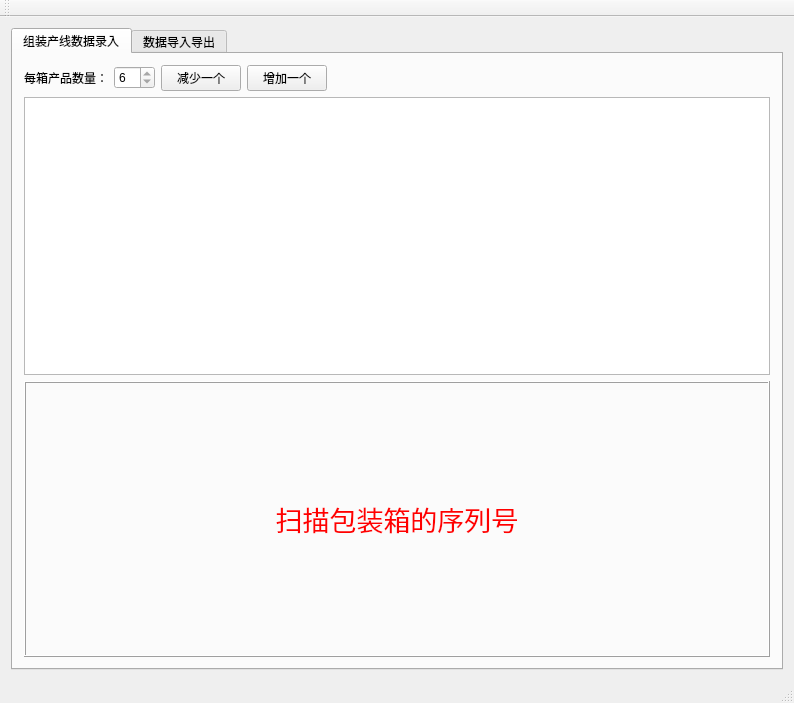
<?xml version="1.0" encoding="UTF-8"?>
<ui version="4.0">
 <class>MainWindow</class>
 <widget class="QMainWindow" name="MainWindow">
  <property name="geometry">
   <rect>
    <x>0</x>
    <y>0</y>
    <width>794</width>
    <height>703</height>
   </rect>
  </property>
  <property name="windowTitle">
   <string>条形码记录程序</string>
  </property>
  <widget class="QWidget" name="centralWidget">
   <layout class="QGridLayout" name="gridLayout">
    <item row="0" column="0">
     <widget class="QTabWidget" name="tabWidget">
      <property name="currentIndex">
       <number>0</number>
      </property>
      <widget class="QWidget" name="tab1">
       <attribute name="title">
        <string>组装产线数据录入</string>
       </attribute>
       <layout class="QGridLayout" name="gridLayout_3">
        <item row="0" column="0">
         <layout class="QVBoxLayout" name="verticalLayout">
          <item>
           <layout class="QHBoxLayout" name="horizontalLayout">
            <item>
             <widget class="QLabel" name="label_2">
              <property name="text">
               <string>每箱产品数量：</string>
              </property>
             </widget>
            </item>
            <item>
             <widget class="QSpinBox" name="unitsCountspinBox">
              <property name="maximumSize">
               <size>
                <width>50</width>
                <height>16777215</height>
               </size>
              </property>
              <property name="focusPolicy">
               <enum>Qt::NoFocus</enum>
              </property>
              <property name="readOnly">
               <bool>true</bool>
              </property>
              <property name="buttonSymbols">
               <enum>QAbstractSpinBox::UpDownArrows</enum>
              </property>
              <property name="minimum">
               <number>1</number>
              </property>
              <property name="value">
               <number>6</number>
              </property>
             </widget>
            </item>
            <item>
             <widget class="QPushButton" name="reducepushButton">
              <property name="text">
               <string>减少一个</string>
              </property>
             </widget>
            </item>
            <item>
             <widget class="QPushButton" name="AddpushButton_2">
              <property name="text">
               <string>增加一个</string>
              </property>
             </widget>
            </item>
            <item>
             <spacer name="horizontalSpacer_2">
              <property name="orientation">
               <enum>Qt::Horizontal</enum>
              </property>
              <property name="sizeHint" stdset="0">
               <size>
                <width>40</width>
                <height>20</height>
               </size>
              </property>
             </spacer>
            </item>
           </layout>
          </item>
          <item>
           <widget class="QTextBrowser" name="textBrowser">
            <property name="focusPolicy">
             <enum>Qt::NoFocus</enum>
            </property>
           </widget>
          </item>
          <item>
           <widget class="QFrame" name="frame">
            <property name="minimumSize">
             <size>
              <width>0</width>
              <height>100</height>
             </size>
            </property>
            <property name="frameShape">
             <enum>QFrame::Box</enum>
            </property>
            <property name="frameShadow">
             <enum>QFrame::Raised</enum>
            </property>
            <layout class="QGridLayout" name="gridLayout_2">
             <item row="0" column="0">
              <widget class="QLabel" name="indicatelabel_3">
               <property name="minimumSize">
                <size>
                 <width>0</width>
                 <height>250</height>
                </size>
               </property>
               <property name="text">
                <string>&lt;html&gt;&lt;head/&gt;&lt;body&gt;&lt;p&gt;&lt;span style=&quot; font-size:20pt; color:#ff0000;&quot;&gt;扫描包装箱的序列号&lt;/span&gt;&lt;/p&gt;&lt;/body&gt;&lt;/html&gt;</string>
               </property>
               <property name="alignment">
                <set>Qt::AlignCenter</set>
               </property>
              </widget>
             </item>
            </layout>
           </widget>
          </item>
         </layout>
        </item>
       </layout>
      </widget>
      <widget class="QWidget" name="tab2">
       <attribute name="title">
        <string>数据导入导出</string>
       </attribute>
       <layout class="QGridLayout" name="gridLayout_4">
        <item row="0" column="0">
         <widget class="QGroupBox" name="groupBox_4">
          <property name="title">
           <string>数据导入</string>
          </property>
          <layout class="QGridLayout" name="gridLayout_6">
           <item row="0" column="0">
            <widget class="QGroupBox" name="groupBox">
             <property name="title">
              <string>旧数据库导入</string>
             </property>
             <layout class="QHBoxLayout" name="horizontalLayout_2">
              <item>
               <widget class="QLabel" name="label">
                <property name="text">
                 <string>DB文件</string>
                </property>
               </widget>
              </item>
              <item>
               <widget class="QLineEdit" name="dbfilelineEdit"/>
              </item>
              <item>
               <widget class="QPushButton" name="dbFileChoisepushButton_2">
                <property name="maximumSize">
                 <size>
                  <width>30</width>
                  <height>16777215</height>
                 </size>
                </property>
                <property name="text">
                 <string>...</string>
                </property>
               </widget>
              </item>
              <item>
               <spacer name="horizontalSpacer">
                <property name="orientation">
                 <enum>Qt::Horizontal</enum>
                </property>
                <property name="sizeType">
                 <enum>QSizePolicy::Fixed</enum>
                </property>
                <property name="sizeHint" stdset="0">
                 <size>
                  <width>40</width>
                  <height>20</height>
                 </size>
                </property>
               </spacer>
              </item>
              <item>
               <widget class="QPushButton" name="dbImportpushButton">
                <property name="text">
                 <string>导入</string>
                </property>
               </widget>
              </item>
             </layout>
            </widget>
           </item>
           <item row="1" column="0">
            <widget class="QGroupBox" name="groupBox_2">
             <property name="title">
              <string>订单发货-箱号列表导入</string>
             </property>
             <layout class="QVBoxLayout" name="verticalLayout_2">
              <item>
               <layout class="QHBoxLayout" name="horizontalLayout_3">
                <item>
                 <widget class="QLabel" name="label_3">
                  <property name="minimumSize">
                   <size>
                    <width>100</width>
                    <height>0</height>
                   </size>
                  </property>
                  <property name="maximumSize">
                   <size>
                    <width>100</width>
                    <height>16777215</height>
                   </size>
                  </property>
                  <property name="text">
                   <string>箱号列表文件</string>
                  </property>
                 </widget>
                </item>
                <item>
                 <widget class="QLineEdit" name="boxcodelisttxtfilelineEdit_2"/>
                </item>
                <item>
                 <widget class="QPushButton" name="boxlistfilechoisepushButton_3">
                  <property name="maximumSize">
                   <size>
                    <width>30</width>
                    <height>16777215</height>
                   </size>
                  </property>
                  <property name="text">
                   <string>...</string>
                  </property>
                 </widget>
                </item>
               </layout>
              </item>
              <item>
               <layout class="QHBoxLayout" name="horizontalLayout_4">
                <item>
                 <widget class="QLabel" name="label_4">
                  <property name="sizePolicy">
                   <sizepolicy hsizetype="Fixed" vsizetype="Preferred">
                    <horstretch>0</horstretch>
                    <verstretch>0</verstretch>
                   </sizepolicy>
                  </property>
                  <property name="minimumSize">
                   <size>
                    <width>100</width>
                    <height>0</height>
                   </size>
                  </property>
                  <property name="maximumSize">
                   <size>
                    <width>100</width>
                    <height>16777215</height>
                   </size>
                  </property>
                  <property name="text">
                   <string>发货日期</string>
                  </property>
                 </widget>
                </item>
                <item>
                 <widget class="QDateEdit" name="dateEdit">
                  <property name="maximumSize">
                   <size>
                    <width>100</width>
                    <height>16777215</height>
                   </size>
                  </property>
                 </widget>
                </item>
                <item>
                 <spacer name="horizontalSpacer_3">
                  <property name="orientation">
                   <enum>Qt::Horizontal</enum>
                  </property>
                  <property name="sizeHint" stdset="0">
                   <size>
                    <width>40</width>
                    <height>20</height>
                   </size>
                  </property>
                 </spacer>
                </item>
               </layout>
              </item>
              <item>
               <layout class="QHBoxLayout" name="horizontalLayout_6">
                <item>
                 <widget class="QLabel" name="label_8">
                  <property name="sizePolicy">
                   <sizepolicy hsizetype="Fixed" vsizetype="Preferred">
                    <horstretch>0</horstretch>
                    <verstretch>0</verstretch>
                   </sizepolicy>
                  </property>
                  <property name="minimumSize">
                   <size>
                    <width>100</width>
                    <height>0</height>
                   </size>
                  </property>
                  <property name="maximumSize">
                   <size>
                    <width>100</width>
                    <height>16777215</height>
                   </size>
                  </property>
                  <property name="text">
                   <string>订单号</string>
                  </property>
                 </widget>
                </item>
                <item>
                 <widget class="QLineEdit" name="poCodeimportlineEdit_3"/>
                </item>
                <item>
                 <spacer name="horizontalSpacer_5">
                  <property name="orientation">
                   <enum>Qt::Horizontal</enum>
                  </property>
                  <property name="sizeHint" stdset="0">
                   <size>
                    <width>40</width>
                    <height>20</height>
                   </size>
                  </property>
                 </spacer>
                </item>
               </layout>
              </item>
              <item>
               <layout class="QHBoxLayout" name="horizontalLayout_8">
                <item>
                 <widget class="QPushButton" name="boxlisttxtfileimportpushButton_4">
                  <property name="maximumSize">
                   <size>
                    <width>100</width>
                    <height>16777215</height>
                   </size>
                  </property>
                  <property name="text">
                   <string>导入</string>
                  </property>
                 </widget>
                </item>
                <item>
                 <widget class="QLabel" name="label_7">
                  <property name="text">
                   <string>注： (如果导入文件里有发货日期或订单号，则用文件里的信息优先用于保存到数据库）</string>
                  </property>
                 </widget>
                </item>
               </layout>
              </item>
             </layout>
            </widget>
           </item>
          </layout>
         </widget>
        </item>
        <item row="2" column="0">
         <widget class="QGroupBox" name="groupBox_3">
          <property name="title">
           <string>数据导出</string>
          </property>
          <layout class="QHBoxLayout" name="horizontalLayout_5">
           <item>
            <widget class="QLabel" name="label_5">
             <property name="text">
              <string>订单号：</string>
             </property>
            </widget>
           </item>
           <item>
            <widget class="QLineEdit" name="POlineEdit_3">
             <property name="text">
              <string>*</string>
             </property>
            </widget>
           </item>
           <item>
            <widget class="QLabel" name="label_6">
             <property name="text">
              <string>（* 表示全部）</string>
             </property>
            </widget>
           </item>
           <item>
            <spacer name="horizontalSpacer_4">
             <property name="orientation">
              <enum>Qt::Horizontal</enum>
             </property>
             <property name="sizeHint" stdset="0">
              <size>
               <width>40</width>
               <height>20</height>
              </size>
             </property>
            </spacer>
           </item>
           <item>
            <widget class="QPushButton" name="exportpushButton">
             <property name="text">
              <string>导出数据</string>
             </property>
            </widget>
           </item>
          </layout>
         </widget>
        </item>
        <item row="1" column="0">
         <spacer name="verticalSpacer">
          <property name="orientation">
           <enum>Qt::Vertical</enum>
          </property>
          <property name="sizeType">
           <enum>QSizePolicy::Maximum</enum>
          </property>
          <property name="sizeHint" stdset="0">
           <size>
            <width>20</width>
            <height>40</height>
           </size>
          </property>
         </spacer>
        </item>
        <item row="5" column="0">
         <spacer name="verticalSpacer_2">
          <property name="orientation">
           <enum>Qt::Vertical</enum>
          </property>
          <property name="sizeHint" stdset="0">
           <size>
            <width>20</width>
            <height>40</height>
           </size>
          </property>
         </spacer>
        </item>
        <item row="4" column="0">
         <widget class="QTextBrowser" name="importtextBrowser_2"/>
        </item>
        <item row="3" column="0">
         <widget class="QGroupBox" name="groupBox_5">
          <property name="minimumSize">
           <size>
            <width>0</width>
            <height>0</height>
           </size>
          </property>
          <property name="title">
           <string>数据查询</string>
          </property>
          <layout class="QGridLayout" name="gridLayout_5">
           <item row="0" column="0">
            <layout class="QHBoxLayout" name="horizontalLayout_7">
             <item>
              <widget class="QLabel" name="label_9">
               <property name="text">
                <string>箱号：</string>
               </property>
              </widget>
             </item>
             <item>
              <widget class="QLineEdit" name="boxcodeforchecklineEdit"/>
             </item>
             <item>
              <spacer name="horizontalSpacer_6">
               <property name="orientation">
                <enum>Qt::Horizontal</enum>
               </property>
               <property name="sizeHint" stdset="0">
                <size>
                 <width>40</width>
                 <height>20</height>
                </size>
               </property>
              </spacer>
             </item>
             <item>
              <widget class="QPushButton" name="boxcheckpushButton">
               <property name="text">
                <string>查询</string>
               </property>
              </widget>
             </item>
            </layout>
           </item>
          </layout>
         </widget>
        </item>
       </layout>
      </widget>
     </widget>
    </item>
   </layout>
  </widget>
  <widget class="QMenuBar" name="menuBar">
   <property name="geometry">
    <rect>
     <x>0</x>
     <y>0</y>
     <width>794</width>
     <height>26</height>
    </rect>
   </property>
  </widget>
  <widget class="QToolBar" name="mainToolBar">
   <attribute name="toolBarArea">
    <enum>TopToolBarArea</enum>
   </attribute>
   <attribute name="toolBarBreak">
    <bool>false</bool>
   </attribute>
  </widget>
  <widget class="QStatusBar" name="statusBar"/>
 </widget>
 <layoutdefault spacing="6" margin="11"/>
 <resources/>
 <connections/>
</ui>
